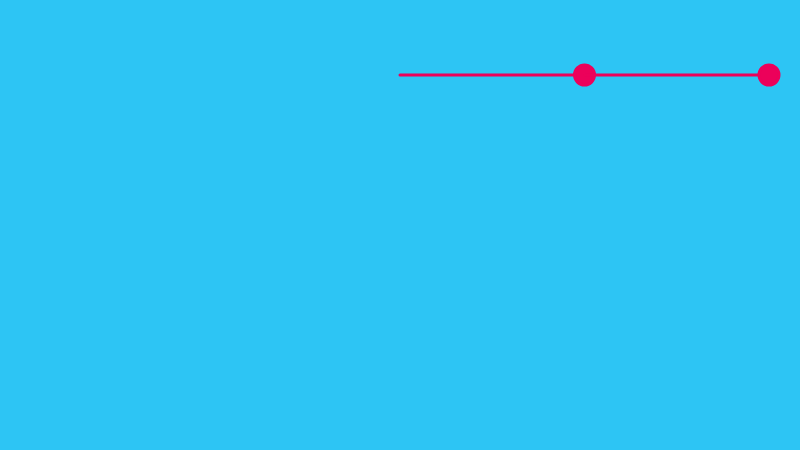
Frame 1 (no input)
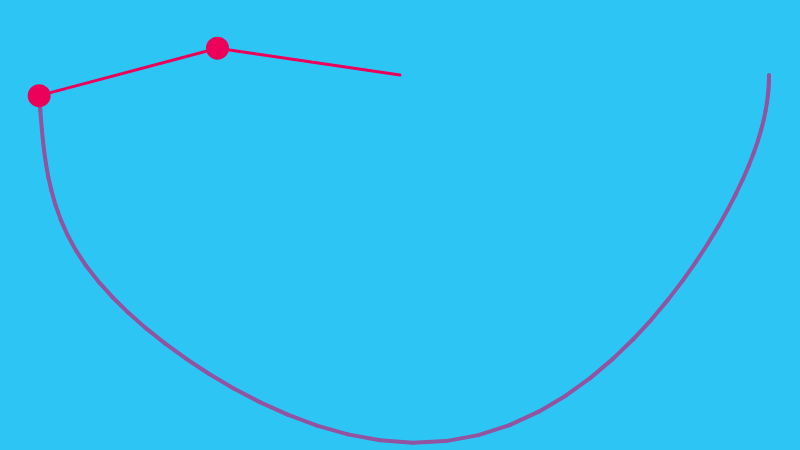
Frame 60 (no input)
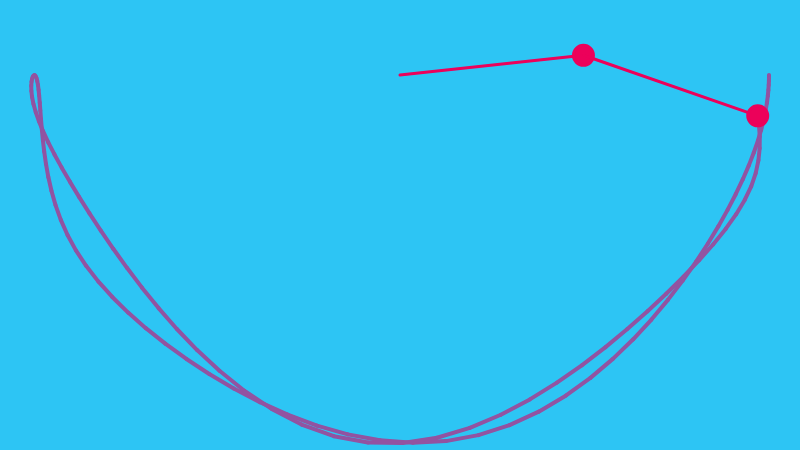
Frame 120 (the mouse pressed at the canvas centre since frame 60)

The p5.js sketch that drew these frames (run headless with seeded random() and noise() and a simulated clock; from frame 60 on, the mouse is pressed at the canvas centre):

// p5.js sketch
// ── sketch.js
// Daniel Shiffman
// https://thecodingtrain.com/CodingChallenges/093-double-pendulum.html
// https://youtu.be/uWzPe_S-RVE

// let r1 = 125;
// let r2 = 125;
let r1, r2;
let m1 = 20;
let m2 = 20;
let a1 = 0;
let a2 = 0;
let a1_v = 0;
let a2_v = 0;
let g = 1;

let px2 = -1;
let py2 = -1;
let cx, cy;

let buffer;

function setup() {
  createCanvas(800, 450);
  //Issue with wrong rendering on a retina Mac. See issue: https://github.com/CodingTrain/website/issues/574
  pixelDensity(1);
  a1 = PI / 2;
  a2 = PI / 2;
  cx = width / 2;
  cy = 50/300 * height;
  r1 = 123/300 * height;
  r2 = 123/300 * height;
  buffer = createGraphics(width, height);
  buffer.background('#2DC5F4');
  buffer.translate(cx, cy);
}

function draw() {
  background('#2DC5F4');
  imageMode(CORNER);
  image(buffer, 0, 0, width, height);

  let num1 = -g * (2 * m1 + m2) * sin(a1);
  let num2 = -m2 * g * sin(a1 - 2 * a2);
  let num3 = -2 * sin(a1 - a2) * m2;
  let num4 = a2_v * a2_v * r2 + a1_v * a1_v * r1 * cos(a1 - a2);
  let den = r1 * (2 * m1 + m2 - m2 * cos(2 * a1 - 2 * a2));
  let a1_a = (num1 + num2 + num3 * num4) / den;

  num1 = 2 * sin(a1 - a2);
  num2 = (a1_v * a1_v * r1 * (m1 + m2));
  num3 = g * (m1 + m2) * cos(a1);
  num4 = a2_v * a2_v * r2 * m2 * cos(a1 - a2);
  den = r2 * (2 * m1 + m2 - m2 * cos(2 * a1 - 2 * a2));
  let a2_a = (num1 * (num2 + num3 + num4)) / den;

  translate(cx, cy);
  stroke('#EC015A');
  strokeWeight(2);

  let x1 = r1 * sin(a1);
  let y1 = r1 * cos(a1);

  let x2 = x1 + r2 * sin(a2);
  let y2 = y1 + r2 * cos(a2);
  
  strokeWeight(3);
  line(0, 0, x1, y1);
  fill('#EC015A');
  ellipse(x1, y1, m1, m1);

  line(x1, y1, x2, y2);
  fill('#EC015A');
  ellipse(x2, y2, m2, m2);

  a1_v += a1_a;
  a2_v += a2_a;
  a1 += a1_v;
  a2 += a2_v;

  // a1_v *= 0.99;
  // a2_v *= 0.99;
  buffer.strokeWeight(4);
  buffer.stroke('#9253A1');
  if (frameCount > 1) {
    buffer.line(px2, py2, x2, y2);
  }

  px2 = x2;
  py2 = y2;
}
